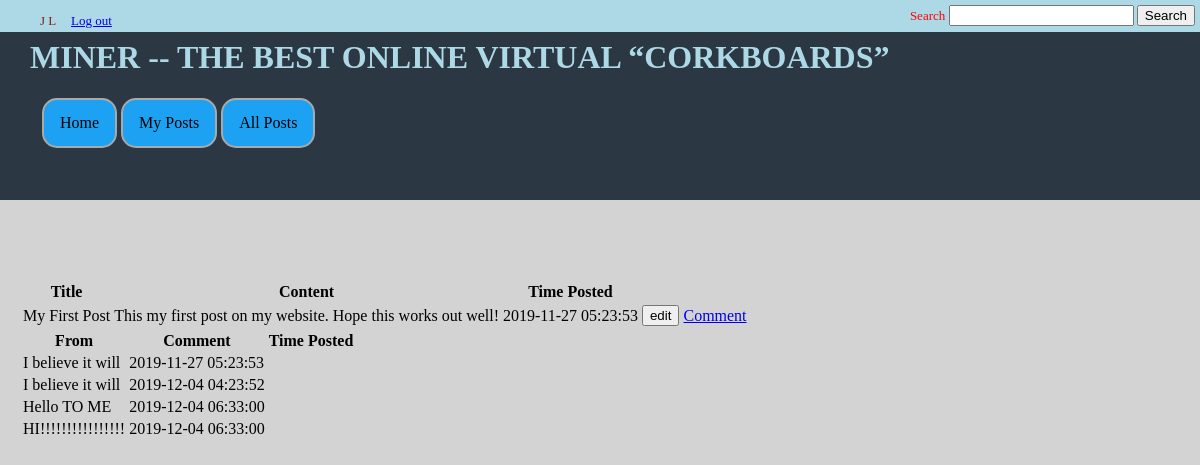
Screenshot of /post.php?postID=2 (signed in) with the database file from the repository.
### tables this page shows
CREATE TABLE IF NOT EXISTS posts (
	postID int NOT NULL AUTO_INCREMENT,
	userID int,
	Title varchar(255),
	Content TEXT,
	TimeCreated TIMESTAMP,
	PRIMARY KEY( postID ),
	FOREIGN KEY (userID) REFERENCES users(userID)
);

CREATE TABLE IF NOT EXISTS comments (
	commentID int NOT NULL AUTO_INCREMENT,
	userID int NOT NULL,
	postID int NOT NULL,
	Content TEXT,
	TimeCreated TIMESTAMP,
	PRIMARY KEY( commentID, postID ),
	FOREIGN KEY (userID) REFERENCES users(userID),
	FOREIGN KEY (postID) REFERENCES posts(postID)
);

### post.php (the view, shortened to what this page needs)
<!DOCTYPE html>
<html lang="en-US">
<head>
	<link rel="stylesheet" type="text/css" href="header.css" />
</head>
<body>
	<?php
	  $path = "";
	  $thisPage = "mypost";
	  if (isset($_SESSION["passwordVerified"])) {
			if ($_SESSION["passwordVerified"] == TRUE) {
				include 'header_afterloggedin.php';
			}
			else{
				include 'templateHeader.php';
			}
		}
		else{
			include 'templateHeader.php';
			header("Location: login.php");
		}
	?>
	<main>
	<?php if (isset($_SESSION["passwordVerified"])): ?>
		<?php if ($_SESSION["passwordVerified"] == TRUE): ?>
			<table>
				<thead>
				<tr>
					<th>Title</th>
					<th>Content</th>
					<th>Time Posted</th>
				</tr>
				</thead>
				<tbody>
				<?php
					getPost($_GET["postID"], $_SESSION['userID']);
				?>
				</tbody>
			</table>
			<table>
				<thead>
				<tr>
					<th>From</th>
					<th>Comment</th>
					<th>Time Posted</th>
				</tr>
				</thead>
				<tbody>
				<?php
					getPostCommentsAndLikes($_GET["postID"]);
				?>
				</tbody>
			</table>
		<?php else: ?>
			<p>Please Log in.</p>
		<?php endif ?>
	<?php else: ?>
		<p>Please Log in.</p>
	<?php endif ?>
	</main>
</body>
</html>
<?php
function getPostCommentsAndLikes($postID,$Limit = 20,$Offset = 0 )
{
	include 'connect.php';
	$querycheck="SELECT comments.* FROM `comments`, `posts` WHERE comments.postID = ? AND posts.postID = ? LIMIT ?, ?";
	$stmt = $mysqli->prepare( $querycheck );
	$stmt->bind_param( "iiii", $pID, $pID, $Off, $lim);
	$stmt->execute();
	$res = $stmt->get_result();
	while ($row = mysqli_fetch_array($res)) {
		echo "<tr>";
		echo "<td>" . $row["Content"] . "</td>";
		echo "<td>" . $row["TimeCreated"] . "</td>";
		echo "</tr>";
	}
}
function getPost($postID, $userid, $Limit = 20, $Offset = 0)
{
	include 'connect.php';
	$querycheck="SELECT * FROM `posts` WHERE postID = ? ORDER BY TimeCreated DESC LIMIT ?, ?";
	$stmt = $mysqli->prepare( $querycheck );
	$stmt->bind_param( "iii", $pID, $Off, $lim);
	$pID = $postID;
	$Off = $Offset;
	$lim = $Limit;
	$stmt->execute();
	$res = $stmt->get_result();
	while ($row = mysqli_fetch_array($res)) {
		echo "<tr>";
		echo "<td>" . $row["Title"] . "</td>";
		echo "<td>" . $row["Content"] . "</td>";
		echo "<td>" . $row["TimeCreated"] . "</td>";
		if($row['userID'] == $_SESSION['userID']){
			echo '<td><input type="button" name="edit" value="edit"></td>';
		}
		echo '<td><a href=\'comment.php?pid='.$row['postID'].'&uid='.$userid.'\' class="comment" id="' . $row['postID'] . '">Comment</a></td>';
		echo "</tr>";
	}
}
?>

### header_afterloggedin.php (shortened to what this page needs)
<link rel="stylesheet" type="text/css" href="header.css" />
<div id="top-nav" style="background-color:lightBlue">
	<form id="searchform" method="GET">
		<label for="search" style="color:red">Search</label>
		<input id="search" name="search" type="text" value="" maxlength="150">
		<input type="submit" id="search-button" value="Search">
	</form>
	<ul id="left-ul" style="list-style-type:none">
		<li id="name"><?php echo $_SESSION["userfname"] ." ". $_SESSION["userlname"]. "  ";?></li>
		<li class="left-ul-li">
			<a id="logout" href="logout_submit.php">Log out</a>
		</li>
	</ul>
</div>
<div class="navigation-div">
<header>
	<br><h1 style="color:lightBlue;">MINER -- THE BEST ONLINE VIRTUAL “CORKBOARDS”</h1>
	</header>
	<nav class="navagation-bar">
		<?php
		  $homepath = $path."index.php";
		  $mypostpath = $path."myposts.php";
		  $allpostpath = $path."allposts.php";
	    ?>
		<a class="home"
		<?php if ($thisPage=="home") echo "style=\"background-color: darkBlue;color: white;\""; ?>
		href="<?php echo $homepath; ?>">Home</a>
		<a class="myposts"
		<?php if ($thisPage=="myposts") echo "style=\"background-color: darkBlue;color: white;\""; ?>
		href="<?php echo $mypostpath; ?>">My Posts</a>
		<a class="allposts"
		<?php if ($thisPage=="allposts") echo "style=\"background-color: darkBlue;color: white;\""; ?>
		href="<?php echo $allpostpath; ?>">All Posts</a>
	</nav>
</div>

### header.css (style rules this page uses)
body { margin:0px; background-color: lightGrey; }
main { position: absolute; top: 35%; margin-right: 10px; margin-left: 20px; }
#top-nav { direction: ltr; color: lightBlue; font-size: 13px; font-weight: 400; height: 32px; position: fixed; top: 0; left: 0; width: 100%; min-width: 600px; z-index: 99999; background: lightBlue; }
ul#left-ul { width: 30%; }
ul li { display: inline; padding-right: 3%; }
#searchform { float: right; display: inline; margin-top: 5px; margin-right: 5px; }
.navigation-div { background-color: #2b3843; height: 25%; width: 100%; position: fixed; }
header { font-family: "Times New Roman", Times, serif; color: lightGrey; font-weight: bold; margin-left: 30px; }
nav { overflow: hidden; margin-left: 40px; }
nav a { float:left; font-size: 16px; color: black; text-align: center; padding: 14px 16px; text-decoration: none; background-color: #1DA1F2; border: solid 2px #1DA1F2; border-radius: 15px; border-color: darkGrey; margin-left: 2px; margin-right: 2px; }
#name { color:rgb(126, 38, 23); padding-right:12px; }

### rows the page displays
posts: Title "My First Post", Content "This my first post on my website. Hope this works out well!", TimeCreated "2019-11-27 05:23:53"
comments: Content "I believe it will", TimeCreated "2019-11-27 05:23:53"
comments: Content "I believe it will", TimeCreated "2019-12-04 04:23:52"
comments: Content "Hello TO ME", TimeCreated "2019-12-04 06:33:00"
comments: Content "HI!!!!!!!!!!!!!!!!", TimeCreated "2019-12-04 06:33:00"

### other values shown
$_SESSION["userfname"] "J"
$_SESSION["userlname"] "L"
